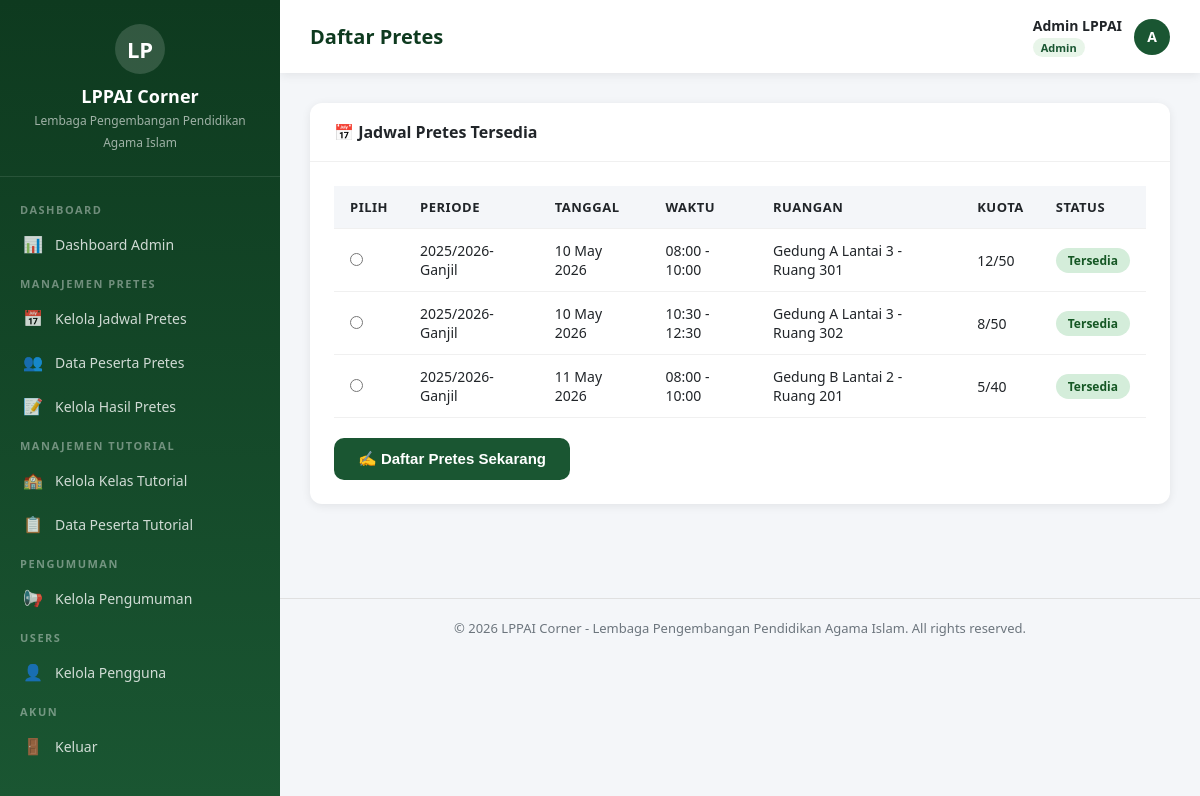
The page /pretes-daftar.php (signed in) on the database its author committed.
### tables this page shows
CREATE TABLE pretes_schedules (
    id INT AUTO_INCREMENT PRIMARY KEY,
    periode VARCHAR(20) NOT NULL,
    tanggal DATE NOT NULL,
    waktu_mulai TIME NOT NULL,
    waktu_selesai TIME NOT NULL,
    ruangan VARCHAR(100) NOT NULL,
    kuota INT DEFAULT 0,
    terisi INT DEFAULT 0,
    status ENUM('aktif', 'selesai', 'dibatalkan') DEFAULT 'aktif',
    created_at TIMESTAMP DEFAULT CURRENT_TIMESTAMP
);

### includes/auth.php (called while the page is built, shortened)
<?php
function sanitize($input) {
    return htmlspecialchars(trim($input), ENT_QUOTES, 'UTF-8');
}

### pretes-daftar.php (the view, shortened to what this page needs)
<?php
require_once __DIR__ . '/includes/auth.php';
$user = getCurrentUser();
$pdo = getDBConnection();
$stmt = $pdo->query("SELECT * FROM pretes_schedules WHERE status = 'aktif' AND tanggal >= CURDATE() ORDER BY tanggal, waktu_mulai");
$schedules = $stmt->fetchAll();
$stmt = $pdo->prepare("SELECT * FROM pretes_registrations WHERE user_id = ?");
$stmt->execute([$user['id']]);
$existingReg = $stmt->fetch();
include __DIR__ . '/includes/header.php';
?>
<div class="card">
    <div class="card-header">📅 Jadwal Pretes Tersedia</div>
    <div class="card-body">
        <?php if (empty($schedules)): ?>
            <div class="empty-state">
                <div class="icon">📅</div>
                <h3>Belum ada jadwal pretes</h3>
                <p>Jadwal pretes akan ditampilkan ketika tersedia.</p>
            </div>
        <?php else: ?>
            <form method="POST">
                <div class="table-responsive">
                    <table>
                        <thead>
                            <tr>
                                <?php if (!$existingReg): ?><th>Pilih</th><?php endif; ?>
                                <th>Periode</th>
                                <th>Tanggal</th>
                                <th>Waktu</th>
                                <th>Ruangan</th>
                                <th>Kuota</th>
                                <th>Status</th>
                            </tr>
                        </thead>
                        <tbody>
                            <?php foreach ($schedules as $s): ?>
                            <tr>
                                <?php if (!$existingReg): ?>
                                <td>
                                    <?php if ($s['terisi'] < $s['kuota']): ?>
                                        <input type="radio" name="schedule_id" value="<?= $s['id'] ?>" required>
                                    <?php else: ?>
                                        <span class="badge badge-danger">Penuh</span>
                                    <?php endif; ?>
                                </td>
                                <?php endif; ?>
                                <td><?= sanitize($s['periode']) ?></td>
                                <td><?= date('d M Y', strtotime($s['tanggal'])) ?></td>
                                <td><?= date('H:i', strtotime($s['waktu_mulai'])) ?> - <?= date('H:i', strtotime($s['waktu_selesai'])) ?></td>
                                <td><?= sanitize($s['ruangan']) ?></td>
                                <td><?= $s['terisi'] ?>/<?= $s['kuota'] ?></td>
                                <td>
                                    <?php if ($s['terisi'] >= $s['kuota']): ?>
                                        <span class="badge badge-danger">Penuh</span>
                                    <?php else: ?>
                                        <span class="badge badge-success">Tersedia</span>
                                    <?php endif; ?>
                                </td>
                            </tr>
                            <?php endforeach; ?>
                        </tbody>
                    </table>
                </div>
                <?php if (!$existingReg): ?>
                <div style="margin-top: 20px;">
                    <button type="submit" name="daftar" class="btn btn-primary" style="width:auto;">
                        ✍️ Daftar Pretes Sekarang
                    </button>
                </div>
                <?php endif; ?>
            </form>
        <?php endif; ?>
    </div>
</div>
<?php include __DIR__ . '/includes/footer.php'; ?>

### assets/css/style.css (style rules this page uses)
:root { --primary: #1a5632; --primary-dark: #0e3a1f; --primary-light: #2d7a4a; --secondary: #f0c040; --accent: #e8f5e9; --sidebar-width: 280px; --text-dark: #212529; --text-muted: #6c757d; --bg-light: #f4f6f9; --white: #ffffff; --shadow: 0 2px 10px rgba(0,0,0,0.08); --shadow-lg: 0 4px 20px rgba(0,0,0,0.12); --radius: 12px; --transition: all 0.3s ease; }
* { margin: 0; padding: 0; box-sizing: border-box; }
body { font-family: 'Segoe UI', 'Inter', -apple-system, sans-serif; background: var(--bg-light); color: var(--text-dark); min-height: 100vh; }
.btn { display: inline-flex; align-items: center; justify-content: center; padding: 12px 24px; border: none; border-radius: 10px; font-size: 15px; font-weight: 600; cursor: pointer; transition: var(--transition); text-decoration: none; gap: 8px; }
.btn-primary { background: var(--primary); color: var(--white); width: 100%; }
.card { background: var(--white); border-radius: var(--radius); box-shadow: var(--shadow); margin-bottom: 24px; overflow: hidden; }
.card-header { padding: 18px 24px; border-bottom: 1px solid #f0f0f0; font-weight: 700; font-size: 16px; display: flex; align-items: center; justify-content: space-between; }
.card-body { padding: 24px; }
.table-responsive { overflow-x: auto; }
table { width: 100%; border-collapse: collapse; }
table th, table td { padding: 12px 16px; text-align: left; border-bottom: 1px solid #f0f0f0; font-size: 14px; }
table th { background: var(--bg-light); font-weight: 700; color: var(--text-dark); font-size: 13px; text-transform: uppercase; letter-spacing: 0.5px; }
.badge { display: inline-block; padding: 4px 12px; border-radius: 20px; font-size: 12px; font-weight: 600; }
.badge-success { background: #d4edda; color: #155724; }

### rows shown on the page
pretes_schedules: periode "2025/2026-Ganjil", tanggal "10 May 2026", waktu_mulai "08:00", waktu_selesai "10:00", ruangan "Gedung A Lantai 3 - Ruang 301", terisi "12", kuota "50", shows "Tersedia"
pretes_schedules: periode "2025/2026-Ganjil", tanggal "10 May 2026", waktu_mulai "10:30", waktu_selesai "12:30", ruangan "Gedung A Lantai 3 - Ruang 302", terisi "8", kuota "50", shows "Tersedia"
pretes_schedules: periode "2025/2026-Ganjil", tanggal "11 May 2026", waktu_mulai "08:00", waktu_selesai "10:00", ruangan "Gedung B Lantai 2 - Ruang 201", terisi "5", kuota "40", shows "Tersedia"

### other values the page prints
APP_NAME "LPPAI Corner"
PAGE_TITLE "Daftar Pretes"
$currentUser['nama_lengkap'] "Admin LPPAI"
substr($currentUser['nama_lengkap'], 0, 1) "A"
